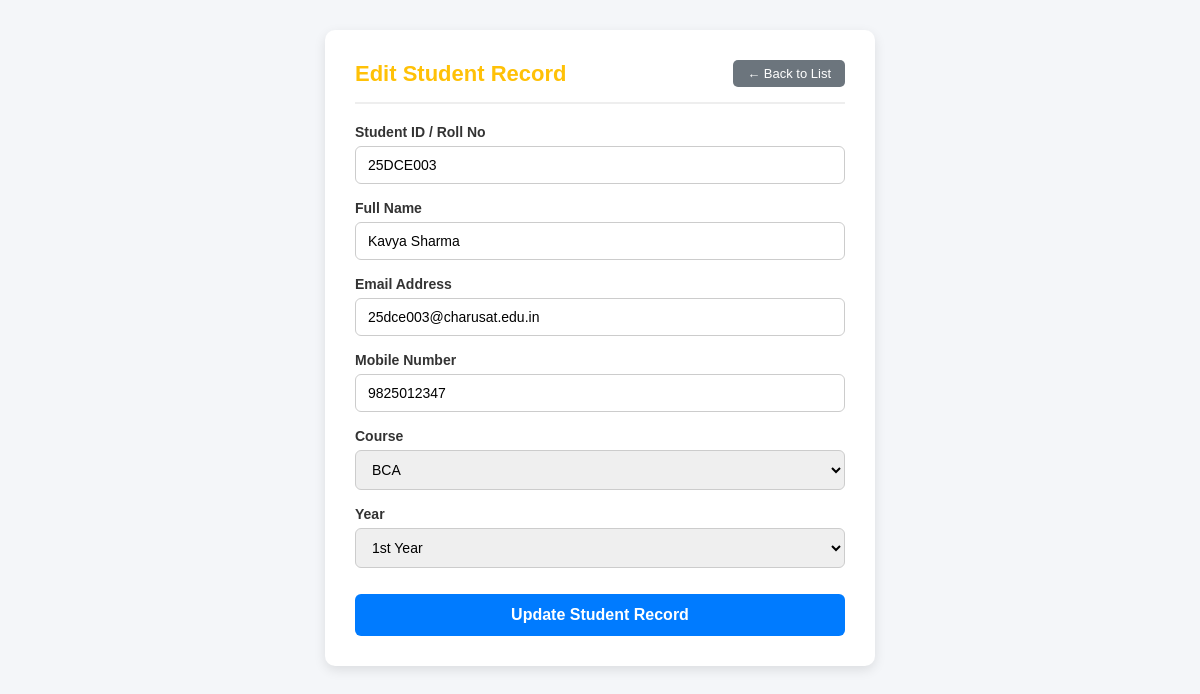
The page /edit_student.php?id=4 on the database its author committed.
### tables this page shows
CREATE TABLE IF NOT EXISTS students (
    id INT AUTO_INCREMENT PRIMARY KEY,
    student_id VARCHAR(20) NOT NULL UNIQUE,
    name VARCHAR(100) NOT NULL,
    email VARCHAR(100) NOT NULL UNIQUE,
    mobile VARCHAR(15) NOT NULL,
    course VARCHAR(50) NOT NULL,
    year INT NOT NULL,
    created_at TIMESTAMP DEFAULT CURRENT_TIMESTAMP
);

### edit_student.php (the view, shortened to what this page needs)
<?php
require_once __DIR__ . "/db.php";
$id = isset($_GET["id"]) ? intval($_GET["id"]) : 0;
$stmt = mysqli_prepare($conn, "SELECT * FROM students WHERE id = ? LIMIT 1");
mysqli_stmt_bind_param($stmt, "i", $id);
mysqli_stmt_execute($stmt);
$result = mysqli_stmt_get_result($stmt);
$student = mysqli_fetch_assoc($result);
?>
<!DOCTYPE html>
<html lang="en">
<head>
</head>
<body>
<div class="container">
    <div class="header">
        <h1>Edit Student Record</h1>
        <a href="index.php" class="btn-back">&larr; Back to List</a>
    </div>
    <form method="POST" action="edit_student.php?id=<?php echo $id; ?>">
        <div class="form-group">
            <label for="student_id">Student ID / Roll No</label>
            <input type="text" id="student_id" name="student_id" value="<?php echo htmlspecialchars($student['student_id']); ?>" required>
        </div>
        <div class="form-group">
            <label for="name">Full Name</label>
            <input type="text" id="name" name="name" value="<?php echo htmlspecialchars($student['name']); ?>" required>
        </div>
        <div class="form-group">
            <label for="email">Email Address</label>
            <input type="email" id="email" name="email" value="<?php echo htmlspecialchars($student['email']); ?>" required>
        </div>
        <div class="form-group">
            <label for="mobile">Mobile Number</label>
            <input type="tel" id="mobile" name="mobile" value="<?php echo htmlspecialchars($student['mobile']); ?>" required>
        </div>
        <div class="form-group">
            <label for="course">Course</label>
            <select id="course" name="course" required>
                <option value="BCA" <?php echo $student['course'] === 'BCA' ? 'selected' : ''; ?>>BCA</option>
            </select>
        </div>
        <div class="form-group">
            <label for="year">Year</label>
            <select id="year" name="year" required>
                <option value="1" <?php echo $student['year'] == 1 ? 'selected' : ''; ?>>1st Year</option>
            </select>
        </div>
        <button type="submit">Update Student Record</button>
    </form>
</div>
</body>
</html>

### edit_student.php (style rules this page uses)
* { margin: 0; padding: 0; box-sizing: border-box; font-family: Arial, sans-serif; }
body { background-color: #f4f6f9; padding: 30px 15px; }
.container { max-width: 550px; margin: 0 auto; background: #ffffff; padding: 30px; border-radius: 10px; box-shadow: 0 4px 12px rgba(0,0,0,0.1); }
.header { display: flex; justify-content: space-between; align-items: center; border-bottom: 2px solid #eee; padding-bottom: 15px; margin-bottom: 20px; }
.header h1 { color: #ffc107; font-size: 22px; }
.btn-back { padding: 6px 14px; background: #6c757d; color: white; text-decoration: none; border-radius: 5px; font-size: 13px; }
.form-group { margin-bottom: 16px; }
label { display: block; margin-bottom: 6px; font-weight: bold; font-size: 14px; color: #333; }
input, select { width: 100%; padding: 10px 12px; border: 1px solid #ccc; border-radius: 6px; font-size: 14px; outline: none; }
button[type="submit"] { width: 100%; padding: 12px; background-color: #007bff; color: white; border: none; border-radius: 6px; font-size: 16px; font-weight: bold; cursor: pointer; margin-top: 10px; }

### rows shown on the page
students: student_id "25DCE003", name "Kavya Sharma", email "25dce003@charusat.edu.in", mobile "9825012347", course "BCA", year "1st Year"
